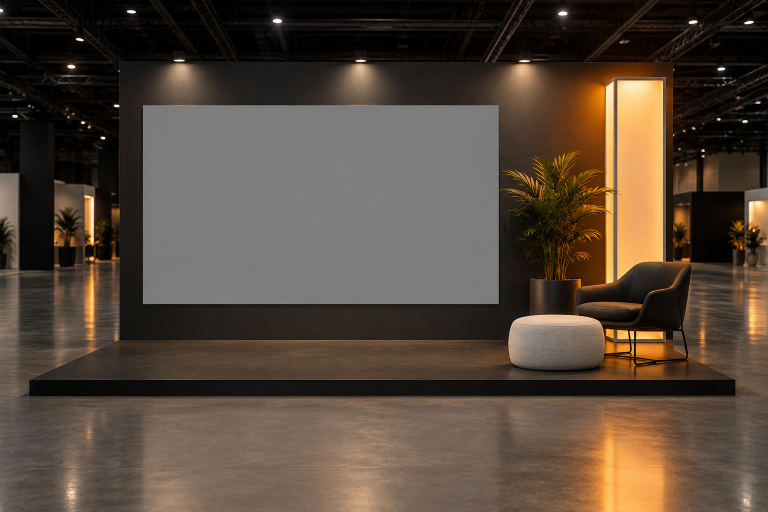
#> input picture tools/warmy/photos/expo-booth-compact-blank.png, 1536 x 1024 px (shown at 1/2 size)
$ python expo_booth.py
#> lines starting #> are read from the running program, lines starting #| are printed output that depends on the picture
"""The Warmy banner across the whole back wall of an expo booth (her requests, 2026-10-20: the banner on an expo
booth, then the full width of the wall and no TV; reference: an expo booth mockup on Pinterest,
inspiration/32-expo-booth-firewall.png). The empty booth is an AI image made with Figma AI (gpt-image-2.5,
photos/expo-booth-compact-blank.png, node 228:2 in her file), a compact booth (her request: a shorter stage, so the
banner fits with less empty wall), its blank panel 1.79 : 1 against the banner's 1.21 : 1.
Her banner (Figma 225:72619) is rebuilt at the panel's width from its own layers, exported 1:1 from Figma into
figma/: the logo, the headline and text, the QR code with "Talk to us" (its outline and its fill), and the tiger; the dark ground and the
orange glow behind the tiger are redrawn from the banner (base #100D0C, a Gaussian glow fitted to its pixels).
So nothing is stretched: the text stays at the left, set 1.35 times larger (her request: a bigger font), and the
tiger and the QR code at the right edge, where the tiger is cut in her frame too.
The print keeps the light of the grey panel; the chair in front of the panel stays in front. Not a real event.
Run: python expo_booth.py -> ../../assets/work/warmy/expo-booth(-768).webp
"""
import os
import numpy as np
from PIL import Image, ImageFilter
HERE = os.path.dirname(os.path.abspath(__file__)); OUT = os.path.join(HERE, '..', '..', 'assets', 'work', 'warmy')
F = lambda n: Image.open(os.path.join(HERE, 'figma', n+'.png')).convert('RGBA')
K = 2
base = Image.open(os.path.join(HERE, 'photos', 'expo-booth-compact-blank.png')).convert('RGB')
#> base is the input picture: PIL image 1536x1024 RGB; mean R, G, B 85.9, 71.7, 58.8
src = np.asarray(base).astype(int)
base = base.resize((base.width*K, base.height*K), Image.LANCZOS)
#> base: PIL image 3072x2048 RGB
X0, Y0, X1, Y1 = 286, 210, 997, 608                      # the grey panel, measured from the grey run
PW, PH = (X1-X0)*K, (Y1-Y0)*K

# the banner at the panel's proportions, in Figma units (height 2480)
H = 2480; W = round(H*PW/PH)
yy, xx = np.mgrid[0:H, 0:W]
d = np.hypot(xx-(W), yy-1700)                             # the glow sits at the right edge, as in the banner
BASE = np.array([16, 13, 12]); AT = np.array([130, 64, 21]); D0, S2 = 1171, 1353031
glow = np.exp(-(d**2-D0**2)/S2)[..., None]
ground = np.clip(BASE+(AT-BASE)*glow, 0, 255).astype('uint8')
art = Image.fromarray(ground, 'RGB').convert('RGBA')
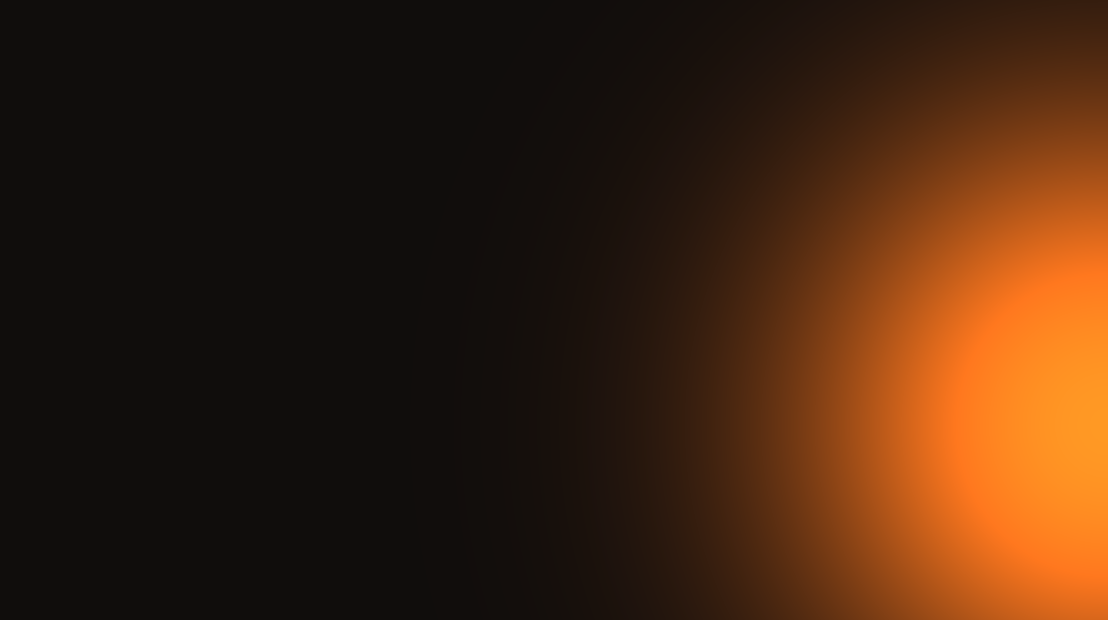
#> art: PIL image 4430x2480 RGBA (shown at 1/4 size); mean R, G, B, A 62.9, 34.7, 15.6, 255
#> (the run stopped early here; a loop or call above may not have finished)
